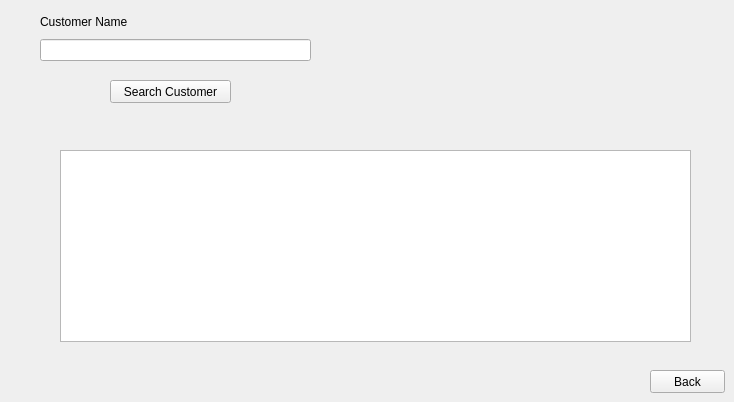
      <widget class="QWidget" name="tab_3">
       <attribute name="title">
        <string>Search For Customer</string>
       </attribute>
       <widget class="QWidget" name="verticalLayoutWidget_2">
        <property name="geometry">
         <rect>
          <x>40</x>
          <y>10</y>
          <width>271</width>
          <height>51</height>
         </rect>
        </property>
        <layout class="QVBoxLayout" name="verticalLayout_2">
         <item>
          <widget class="QLabel" name="updateCustomerLabel">
           <property name="text">
            <string>Customer Name</string>
           </property>
          </widget>
         </item>
         <item>
          <widget class="QLineEdit" name="updateCustomer"/>
         </item>
        </layout>
       </widget>
       <widget class="QPushButton" name="searchCustomer">
        <property name="geometry">
         <rect>
          <x>110</x>
          <y>80</y>
          <width>121</width>
          <height>23</height>
         </rect>
        </property>
        <property name="text">
         <string>Search Customer</string>
        </property>
       </widget>
       <widget class="QLabel" name="searchMessage">
        <property name="geometry">
         <rect>
          <x>300</x>
          <y>80</y>
          <width>171</width>
          <height>16</height>
         </rect>
        </property>
        <property name="text">
         <string/>
        </property>
       </widget>
       <widget class="QPushButton" name="searchCustomerBackButton_3">
        <property name="geometry">
         <rect>
          <x>650</x>
          <y>370</y>
          <width>75</width>
          <height>23</height>
         </rect>
        </property>
        <property name="text">
         <string>Back</string>
        </property>
       </widget>
       <widget class="QTableView" name="foundCustomer">
        <property name="geometry">
         <rect>
          <x>60</x>
          <y>150</y>
          <width>631</width>
          <height>192</height>
         </rect>
        </property>
       </widget>
      </widget>
